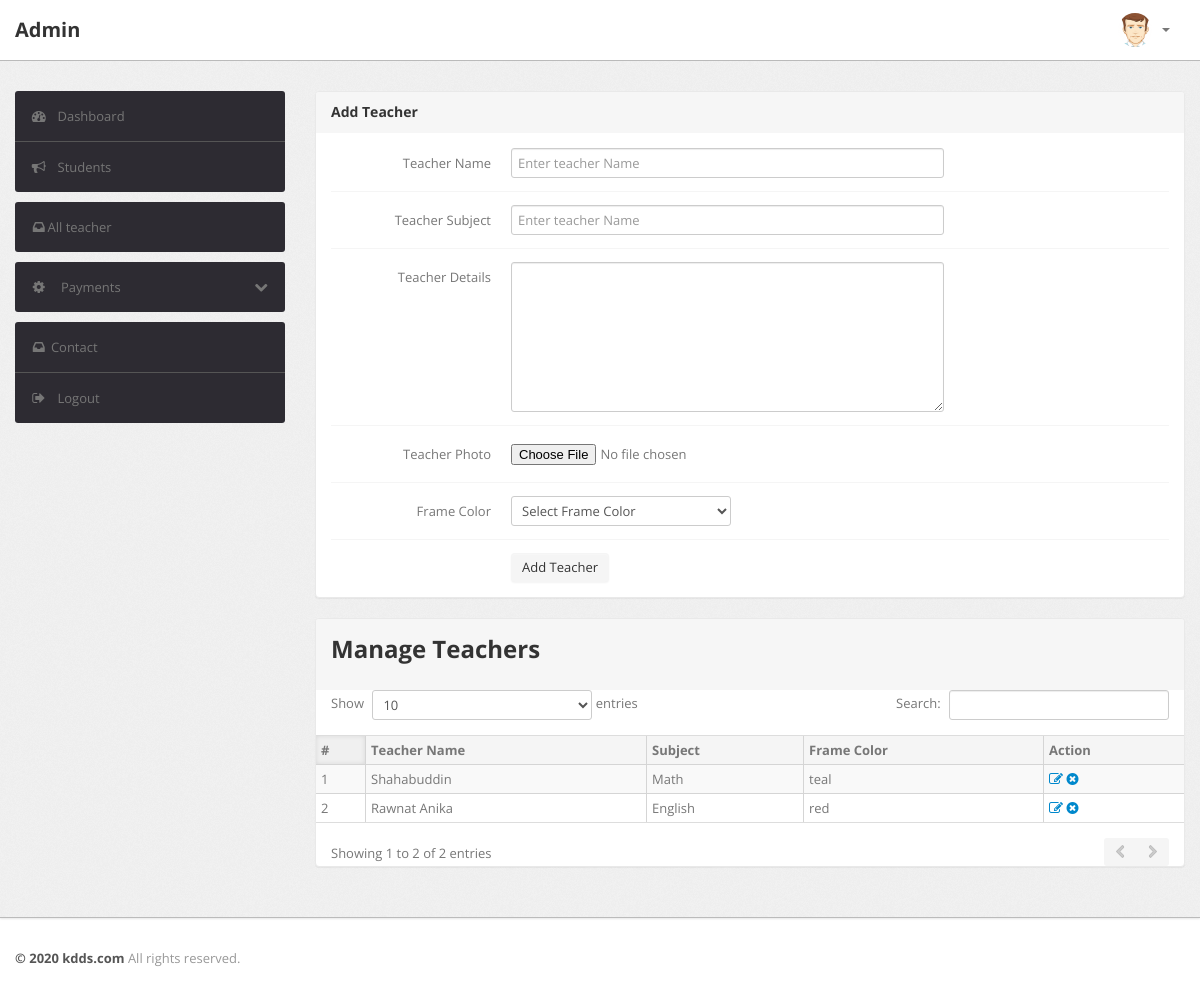
The page /admin/teacher.php on the database its author committed.
### tables this page shows
CREATE TABLE `teacher` (
  `id` int(11) NOT NULL,
  `name` varchar(200) NOT NULL,
  `subject` varchar(200) NOT NULL,
  `image` text NOT NULL,
  `text` varchar(200) NOT NULL,
  `class` varchar(200) NOT NULL
);

### admin/teacher.php (the view, shortened to what this page needs)
<?php
    include"include/config.php";
?>
<?php include"include/header.php"; ?>
<div class="wrapper">
    <div class="container">
        <div class="row">
            <?php include"include/sidebar.php"; ?>
            <div class="span9">
                <div class="content">
                    <div class="btn-controls">
                        <div class="btn-box-row row-fluid">
                            <div class="module">
                                <div class="module-head">
                                    <h3>Add Teacher</h3>
                                </div>
                                <div class="module-body">
                                    <form class="form-horizontal row-fluid" name="Category" method="post" enctype="multipart/form-data">
                                        <div class="control-group">
                                            <label class="control-label" for="basicinput">Teacher Name</label>
                                            <div class="controls">
                                                <input type="text" placeholder="Enter teacher Name"  name="name" class="span8 tip" required>
                                            </div>
                                        </div>
                                         <div class="control-group">
                                            <label class="control-label" for="basicinput">Teacher Subject</label>
                                            <div class="controls">
                                                <input type="text" placeholder="Enter teacher Name"  name="subject" class="span8 tip" required>
                                            </div>
                                        </div>
                                         <div class="control-group">
                                            <label class="control-label" for="basicinput">Teacher Details</label>
                                            <div class="controls">
                                               <textarea name="text" id="" cols="20" rows="7" class="span8 tip"></textarea>
                                            </div>
                                        </div>
                                         <div class="control-group">
                                            <label class="control-label" for="basicinput">Teacher Photo</label>
                                            <div class="controls">
                                                <input type="file" placeholder="Select teacher photo"  name="image" class="span8 tip" required>
                                            </div>
                                        </div>
                                         <div class="control-group">
                                            <label class="control-label" for="basicinput">Frame Color</label>
                                            <div class="controls">
                                                <select class="form-control" name="class">
                                                    <option value="yellow" name="class">Select Frame Color</option>
                                                </select>
                                            </div>
                                        </div>
                                        <div class="control-group">
                                            <div class="controls">
                                                <button type="submit" name="submit" class="btn">Add Teacher</button>
                                            </div>
                                        </div>
                                    </form>
                                </div>
                            </div>
                            <div class="module">
                                <div class="module-head">
                                    <h2>Manage Teachers</h2>
                                </div>
                                <table class="table table-striped table-bordered table-condensed datatable-1">
                                    <thead>
                                        <tr>
                                            <th>#</th>
                                            <th>Teacher Name</th>
                                            <th>Subject</th>
                                            <th>Frame Color</th>
                                            <th>Action</th>
                                        </tr>
                                    </thead>
                                    <tbody>
                                        <?php
                                            $query = "SELECT * FROM teacher ";
                                            $select_query = mysqli_query($connection, $query);
                                            $cnt = 1;
                                            while($row = mysqli_fetch_assoc($select_query)){
                                            $name = $row['name'];
                                            $subject = $row['subject'];
                                            $class = $row['class'];
                                        ?>
                                        <tr>
                                            <td><?php echo $cnt ;?></td>
                                            <td><?php echo $name; ?></td>
                                            <td><?php echo $subject; ?></td>
                                            <td><?php echo $class; ?></td>
                                            <td>
                                                <a href="edit-teacher.php?id=<?php echo $row['id']?>" ><i class="icon-edit"></i></a>
                                                <a href="teacher.php?id=<?php echo $row['id']?>&del=delete" onClick="return confirm('Are you want to delete?')"><i class="icon-remove-sign"></i></a>
                                            </td>
                                        </tr> <?php $cnt=$cnt+1; } ?>
                                    </tbody>
                                </table>
                            </div>
                        </div>
                    </div>
                </div>
            </div>
        </div>
    </div>
</div>
<?php include"include/footer.php"; ?>

### rows shown on the page
teacher: name "Shahabuddin", subject "Math", class "teal"
teacher: name "Rawnat Anika", subject "English", class "red"
